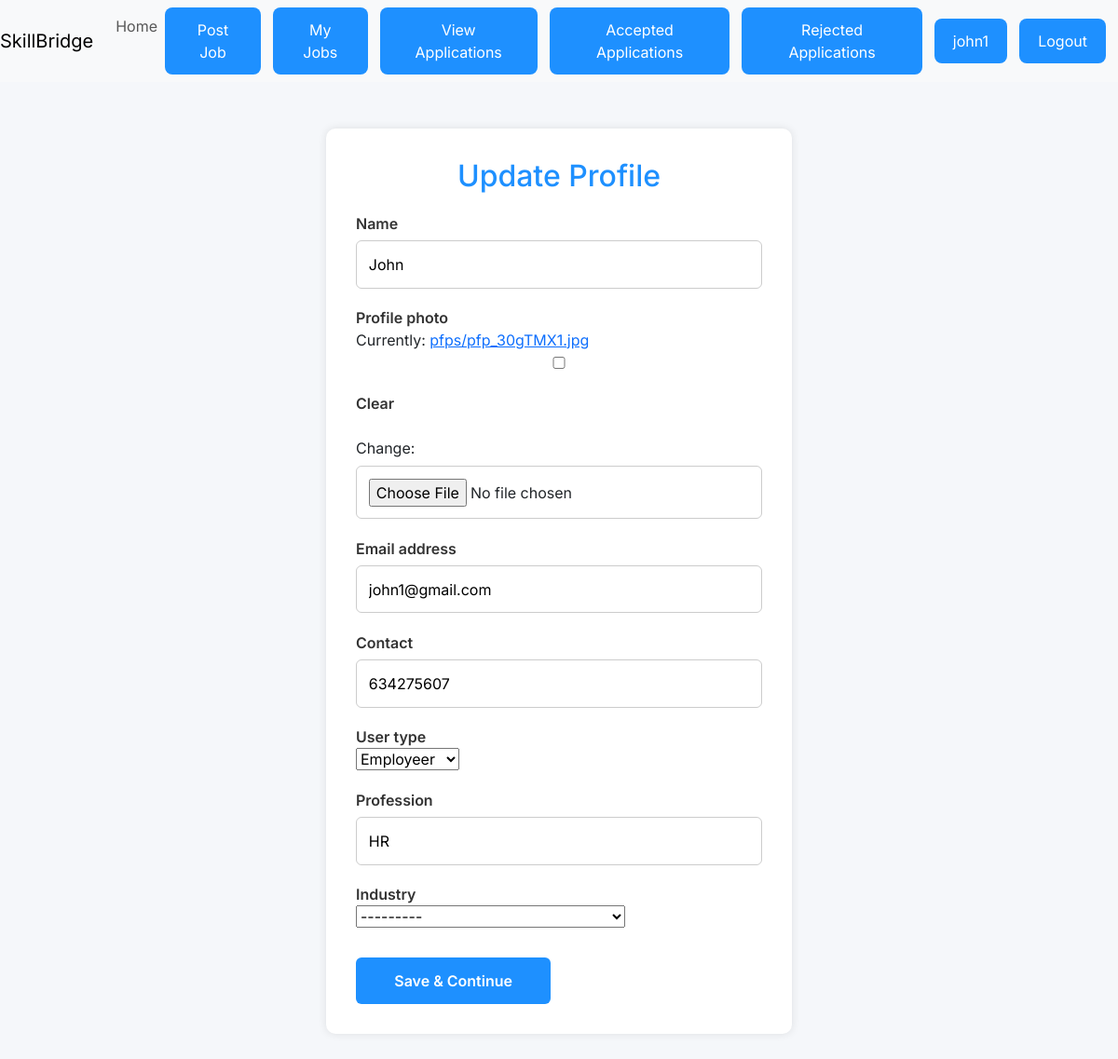
Page /accounts/update-profile/1/ (signed in) on the committed database.
### accounts/models.py (models this page shows, shortened)
class User(AbstractUser):
    name = models.CharField(max_length=70)
    contact = models.CharField(max_length=15)
    user_type = models.CharField(max_length=1,choices = (
        ('E',"Employeer"),
        ('J',"Job-Seeker"),
    ))
    profession = models.CharField(max_length=50)
    profile_photo = models.ImageField(upload_to='pfps/', height_field=None, width_field=None, max_length=None,null=True,blank=True)
    resume = models.FileField(upload_to='resumes/', max_length=100,null=True,blank=True)
    industry =  models.CharField(max_length=50 , null=True, blank = True, choices=(
        ('healthcare', 'Healthcare & Medical'),
        ('it', 'Information Technology & Software'),
        ('education', 'Education & Training'),
        ('finance', 'Finance & Accounting'),
        ('sales', 'Sales & Marketing'),
        ('engineering', 'Engineering & Manufacturing'),
        ('hospitality', 'Hospitality & Tourism'),
        ('transport', 'Transportation & Logistics'),
        ('legal', 'Legal & Compliance'),
        ('arts', 'Arts, Media & Design'),
        ('other','Other')
        ))

### accounts/views.py (the view)
# urls.py: path('update-profile/<int:id>/',views.update_profile,name="update_profile")
@login_required
def update_profile(request,id):
    user = get_object_or_404(User, id=id)
    if request.user != user:
        messages.error(request,'You cant update another  user profile')
        return redirect("home")
    if request.method == "POST":
        form = UpdateForm(request.POST, request.FILES, instance=user)
        if form.is_valid():
            user = form.save()
            update_session_auth_hash(request, user)
            return redirect("profile", id=user.id)
    else:
        form = UpdateForm(instance=user)
    return render(request, "accounts/update_profile.html", {"form": form})

### accounts/forms.py
class UpdateForm(forms.ModelForm):
    class Meta:
        model = User
        fields = ['name','profile_photo','email','contact','user_type','profession','industry']

### accounts/templates/accounts/update_profile.html (shortened to what this page needs)
{% extends "base.html" %}
{% block main %}
    <div class="container">
        <h2>Update Profile</h2>
        <form action="" method="POST" enctype="multipart/form-data">
            {% for field in form %}
                <label for="{{ field.id_for_label }}">{{ field.label }}</label>
                {{ field }}
            {% endfor %}
            <div class="btn-group">
                <button type="submit" name="action" value="save">Save & Continue</button>
            </div>
        </form>
    </div>
{% endblock main %}

### templates/base.html (shortened to what this page needs)
<!doctype html>
<html lang="en">
    <head>
        <link
            href="https://cdn.jsdelivr.net/npm/bootstrap@5.3.2/dist/css/bootstrap.min.css"
            rel="stylesheet"
        />
    </head>
    <body>
        <header>
             <nav class="navbar navbar-expand-md navbar-light bg-light">
                <a class="navbar-brand" href="#">SkillBridge</a>
                <div class="collapse navbar-collapse" id="collapsibleNavId">
                    <ul class="navbar-nav mr-auto mt-2 mt-lg-0">
                        {% if request.user.is_authenticated %}
                        <li class="nav-item active">
                            <a class="nav-link" href="{%   url "home" %}">Home </a>
                        </li>
                        {% endif %}
                        {% if request.user.user_type == 'E' %}
                        <li class="nav-item">
                             <a class="btn btn-primary" href="{% url 'post_job'%}"> Post Job </a>
                        </li>
                        {% endif %}
                        {% if request.user.user_type == 'E' %}
                        <li class="nav-item">
                            <a class="btn btn-primary" href="{% url 'my_jobs' request.user.id %}"> My Jobs </a>
                        </li>
                        <li class="nav-item">
                            <a class="btn btn-primary" href="{% url 'applications' %}"> View Applications </a>
                        </li>
                        <li class="nav-item">
                            <a class="btn btn-primary" href="{% url 'accepted_applications' %}"> Accepted Applications </a>
                        </li>
                        <li class="nav-item">
                            <a class="btn btn-primary" href="{% url 'rejected_applications' %}"> Rejected Applications </a>
                        </li>
                        {% endif %}
                        </ul>
                    </div>
                                {% if request.user.is_authenticated%}
                                    <a href="{% url "profile" request.user.id %}" class="btn btn-primary">{{request.user.username}}</a>
                                    <a class="btn btn-warning" href="{% url "logout" %}">Logout</a>
                                {% endif %}
             </nav>
        </header>
        <main>
            {% block main %}
            {% endblock main %}
        </main>
    </body>
</html>

### templates/base.html (style rules this page uses)
.btn { background: #1E90FF; color: #FFFFFF; padding: 12px 20px; border: none; border-radius: 8px; max-width:200px; }

### accounts/templates/accounts/update_profile.html (style rules this page uses)
body { margin: 0; font-family: 'Inter', sans-serif; background-color: #f5f7fa; }
.container { max-width: 500px; margin: 50px auto; background: white; padding: 2rem; border-radius: 10px; box-shadow: 0 0 10px rgba(0,0,0,0.1); }
h2 { text-align: center; color: #1E90FF; }
label { display: block; margin-top: 1.2rem; font-weight: 600; color: #333; }
input { width: 100%; padding: 0.8rem; margin-top: 0.4rem; border: 1px solid #ccc; border-radius: 6px; }
button { width: 48%; margin-top: 2rem; background-color: #1E90FF; color: white; padding: 0.8rem; border: none; border-radius: 6px; font-size: 16px; font-weight: 600; cursor: pointer; }
.btn-group { display: flex; justify-content: space-between; }

### rows in the picture
User: user.username "john1", form "John" "john1@gmail.com" "634275607" "Employeer" "HR" "---------"

### other values in the picture
{{ field.label }} "Name" "Profile photo" "Email address" "Contact" "User type" "Profession" "Industry"
